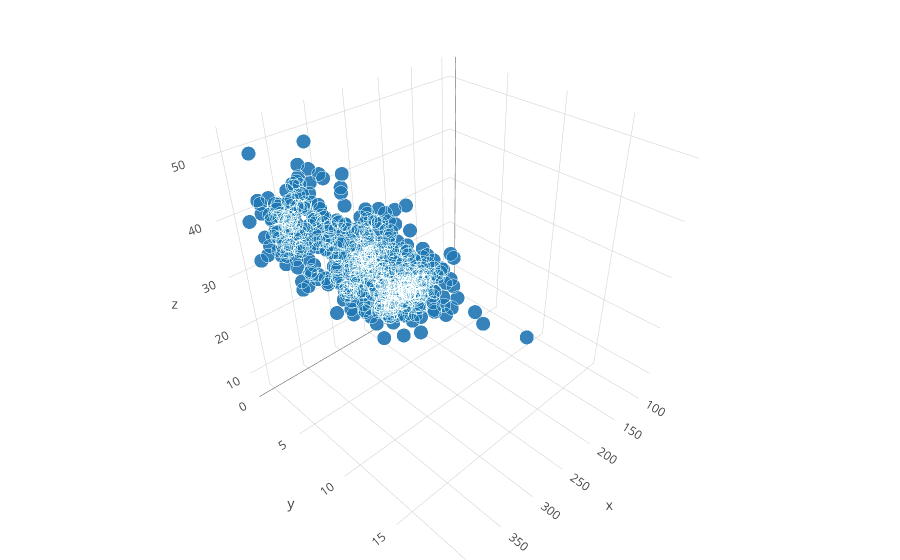

Source (notebook cell):
### Markdown cell above
# 1. Hierarchical Clustering

### Code cell
data = pd.read_csv('D:/CSC-591/Project4/MANDLEWALA PRIYANCE.csv',header=None)
X = data[0].values.tolist()
Y = data[1].values.tolist()
Z = data[2].values.tolist()
distance = np.arange(1731.0).reshape(577,3)
for i in range(0,576):
    distance[i][0] = X[i]
    distance[i][1] = Y[i]
    distance[i][2] = Z[i]
trace1 = go.Scatter3d(
    x=X,
    y=Y,
    z=Z,
    mode='markers',
    marker=dict(
        size=5,
        line=dict(
            color='rgba(217, 217, 217, 0.14)',
            width=0.3
        ),
        opacity=0.9
    )
)

data = [trace1]
layout = go.Layout(
    margin=dict(
        l=0,
        r=0,
        b=0,
        t=0
    )
)
fig = go.Figure(data=data, layout=layout)
iplot(fig)

link = linkage(distance,'ward')
f, ax0 = plt.subplots(figsize=(18,12))
ax0.set_title('Hierarchical Clustering Dendrogram')
ax0.set_xlabel('sample index')
ax0.set_ylabel('distance')
ax0.axhline(2000)
dn = dendrogram(
    link,
    leaf_rotation=45.,
    truncate_mode='lastp',
    show_contracted=True, # font size for the x axis labels
    color_threshold=1500,
    above_threshold_color='k'
)
plt.show()
print('~~~~~~~~~~~~~~~~~~~~~~~~~~~~~~Label of points~~~~~~~~~~~~~~~~~~~~~~~~~~~~~')
ward = AgglomerativeClustering(n_clusters=3,linkage='ward').fit(distance)
print(ward.labels_)

### Figure 1 — Plotly figure (JSON) as saved in the notebook; plotly's stock layout.template omitted (floating-point values rounded to 4 significant figures; data arrays with more than 128 entries replaced by an {"elided": "..."} marker saying what was removed)
{"data": [{"marker": {"line": {"color": "rgba(217, 217, 217, 0.14)", "width": 0.3}, "opacity": 0.9, "size": 5}, "mode": "markers", "type": "scatter3d", "x": {"elided": "577 float values"}, "y": {"elided": "577 float values"}, "z": {"elided": "577 float values"}}], "layout": {"margin": {"b": 0, "l": 0, "r": 0, "t": 0}}}
